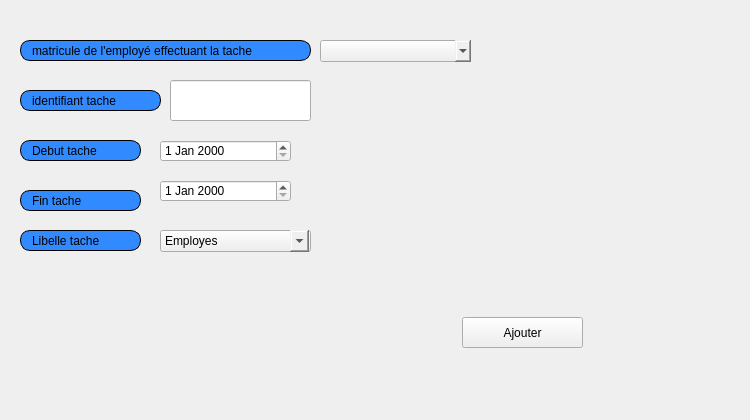
     <widget class="QWidget" name="tab_4">
      <attribute name="title">
       <string>Ajouter</string>
      </attribute>
      <widget class="QLabel" name="label_38">
       <property name="geometry">
        <rect>
         <x>20</x>
         <y>230</y>
         <width>121</width>
         <height>21</height>
        </rect>
       </property>
       <property name="styleSheet">
        <string notr="true">border: 1px solid black;
border-radius: 10px;
padding: 0 8px;
background: #318aff;
font: bold, &quot;Arial&quot;;;
text-align:center;
</string>
       </property>
       <property name="text">
        <string>Libelle tache</string>
       </property>
      </widget>
      <widget class="QLabel" name="label_35">
       <property name="geometry">
        <rect>
         <x>20</x>
         <y>90</y>
         <width>141</width>
         <height>21</height>
        </rect>
       </property>
       <property name="styleSheet">
        <string notr="true">border: 1px solid black;
border-radius: 10px;
padding: 0 8px;
background: #318aff;
font: bold, &quot;Arial&quot;;;
text-align:center;
</string>
       </property>
       <property name="text">
        <string>identifiant tache</string>
       </property>
      </widget>
      <widget class="QDateEdit" name="debut_tache_ajouter">
       <property name="geometry">
        <rect>
         <x>160</x>
         <y>140</y>
         <width>131</width>
         <height>22</height>
        </rect>
       </property>
       <property name="styleSheet">
        <string notr="true">font: bold, &quot;Arial&quot;;;</string>
       </property>
      </widget>
      <widget class="QLabel" name="label_57">
       <property name="geometry">
        <rect>
         <x>20</x>
         <y>40</y>
         <width>291</width>
         <height>21</height>
        </rect>
       </property>
       <property name="styleSheet">
        <string notr="true">border: 1px solid black;
border-radius: 10px;
padding: 0 8px;
background: #318aff;
font: bold, &quot;Arial&quot;;;
text-align:center;
</string>
       </property>
       <property name="text">
        <string>matricule de l'employé effectuant la tache</string>
       </property>
      </widget>
      <widget class="QLabel" name="label_36">
       <property name="geometry">
        <rect>
         <x>20</x>
         <y>190</y>
         <width>121</width>
         <height>21</height>
        </rect>
       </property>
       <property name="styleSheet">
        <string notr="true">border: 1px solid black;
border-radius: 10px;
padding: 0 8px;
background: #318aff;
font: bold, &quot;Arial&quot;;;
text-align:center;
</string>
       </property>
       <property name="text">
        <string>Fin tache</string>
       </property>
      </widget>
      <widget class="QLineEdit" name="identifiant_tache_ajouter">
       <property name="geometry">
        <rect>
         <x>170</x>
         <y>80</y>
         <width>141</width>
         <height>41</height>
        </rect>
       </property>
      </widget>
      <widget class="QLabel" name="label_37">
       <property name="geometry">
        <rect>
         <x>20</x>
         <y>140</y>
         <width>121</width>
         <height>21</height>
        </rect>
       </property>
       <property name="styleSheet">
        <string notr="true">border: 1px solid black;
border-radius: 10px;
padding: 0 8px;
background: #318aff;
font: bold, &quot;Arial&quot;;;
text-align:center;
</string>
       </property>
       <property name="text">
        <string>Debut tache</string>
       </property>
      </widget>
      <widget class="QDateEdit" name="fin_tache_ajouter">
       <property name="geometry">
        <rect>
         <x>160</x>
         <y>180</y>
         <width>131</width>
         <height>22</height>
        </rect>
       </property>
       <property name="styleSheet">
        <string notr="true">font: bold, &quot;Arial&quot;;;</string>
       </property>
      </widget>
      <widget class="QPushButton" name="ajouter_tache">
       <property name="geometry">
        <rect>
         <x>462</x>
         <y>317</y>
         <width>121</width>
         <height>31</height>
        </rect>
       </property>
       <property name="styleSheet">
        <string notr="true">
font: bold, &quot;Arial&quot;;;
background-color: qlineargradient(x1: 0, y1: 0, x2: 0, y2: 1,
                                       stop: 0 #dadbde, stop: 1 #f6f7fa);</string>
       </property>
       <property name="text">
        <string>Ajouter</string>
       </property>
       <property name="icon">
        <iconset resource="ressources.qrc">
         <normaloff>:/images/img/app.png</normaloff>:/images/img/app.png</iconset>
       </property>
      </widget>
      <widget class="QLabel" name="label_48">
       <property name="geometry">
        <rect>
         <x>-130</x>
         <y>0</y>
         <width>741</width>
         <height>411</height>
        </rect>
       </property>
       <property name="text">
        <string/>
       </property>
       <property name="pixmap">
        <pixmap resource="ressources.qrc">:/images/img/imf.jpg</pixmap>
       </property>
       <property name="scaledContents">
        <bool>true</bool>
       </property>
      </widget>
      <widget class="QComboBox" name="combobox_libelle_tache">
       <property name="geometry">
        <rect>
         <x>160</x>
         <y>230</y>
         <width>151</width>
         <height>22</height>
        </rect>
       </property>
       <property name="styleSheet">
        <string notr="true">
font: bold, &quot;Arial&quot;;;
QComboBox {
    margin-right: 20px;
}
QComboBox::drop-down {
    subcontrol-origin: margin;
}</string>
       </property>
       <item>
        <property name="text">
         <string>Employes</string>
        </property>
       </item>
       <item>
        <property name="text">
         <string>Chantiers</string>
        </property>
       </item>
       <item>
        <property name="text">
         <string>Fournisseurs</string>
        </property>
       </item>
       <item>
        <property name="text">
         <string>Materiaux</string>
        </property>
       </item>
       <item>
        <property name="text">
         <string>Evenements</string>
        </property>
       </item>
       <item>
        <property name="text">
         <string>Dons</string>
        </property>
       </item>
      </widget>
      <widget class="QComboBox" name="matricule_tache_ajouter">
       <property name="geometry">
        <rect>
         <x>320</x>
         <y>40</y>
         <width>171</width>
         <height>22</height>
        </rect>
       </property>
       <property name="styleSheet">
        <string notr="true">QComboBox {
    margin-right: 20px;
}
QComboBox::drop-down {
    subcontrol-origin: margin;
}</string>
       </property>
      </widget>
      <zorder>label_48</zorder>
      <zorder>label_38</zorder>
      <zorder>label_35</zorder>
      <zorder>debut_tache_ajouter</zorder>
      <zorder>label_57</zorder>
      <zorder>label_36</zorder>
      <zorder>identifiant_tache_ajouter</zorder>
      <zorder>label_37</zorder>
      <zorder>fin_tache_ajouter</zorder>
      <zorder>ajouter_tache</zorder>
      <zorder>combobox_libelle_tache</zorder>
      <zorder>matricule_tache_ajouter</zorder>
     </widget>
